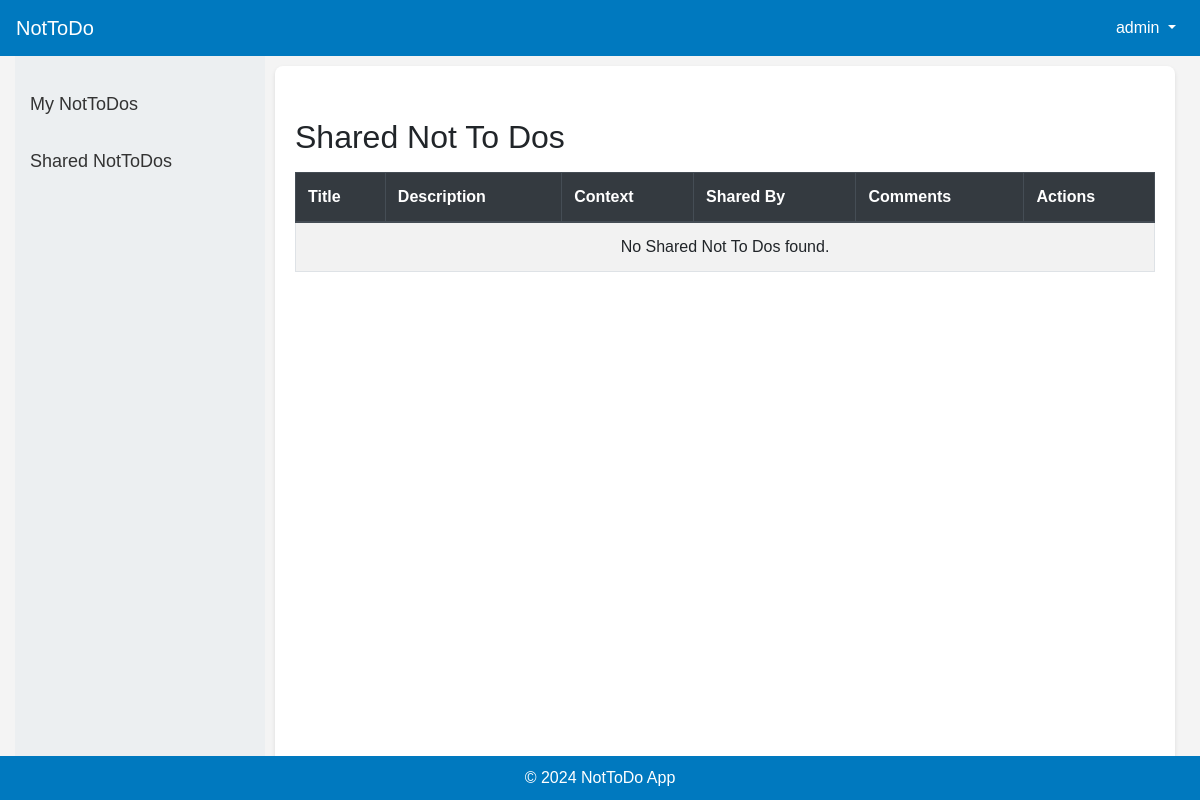
Before: /nottodos/shared/ (signed in) with the older database file.
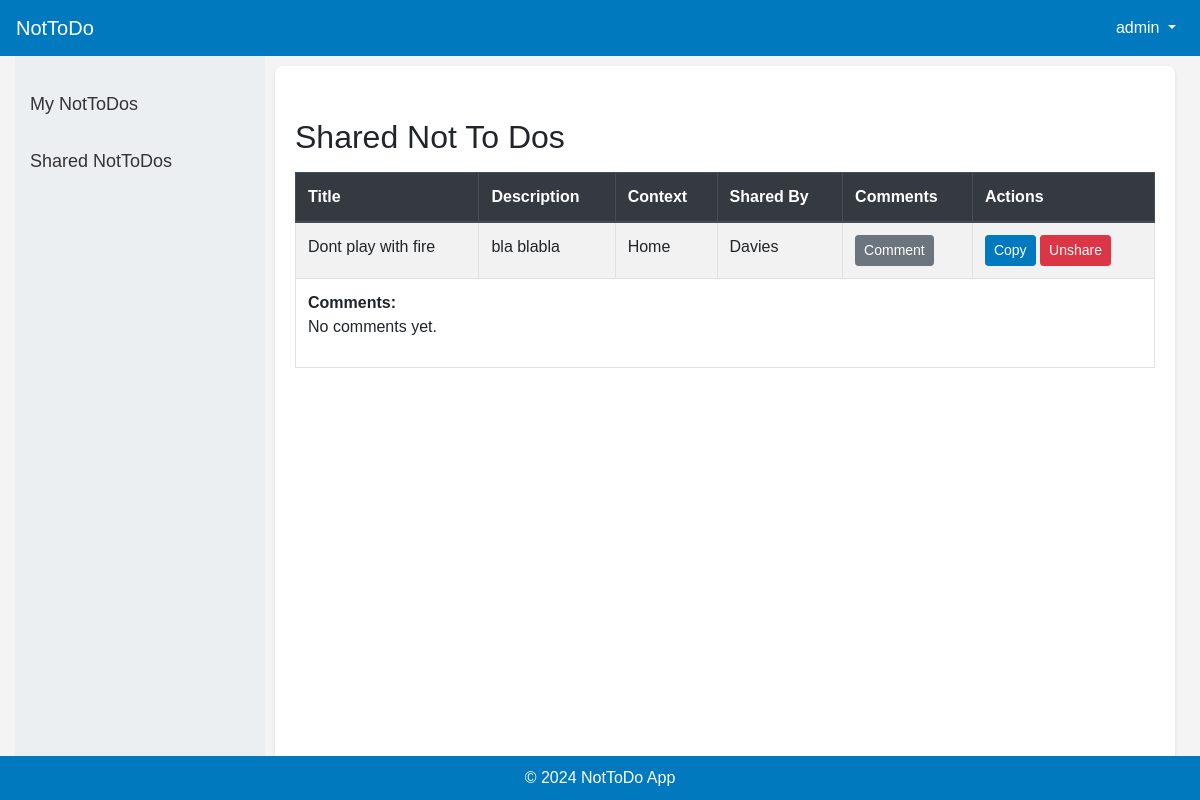
After: the same page with the newer database file.
### nottodo/models.py (models this page shows, shortened)
class SharedNotToDo(models.Model):
    nottodo = models.ForeignKey(NotToDo, on_delete=models.CASCADE, related_name='shared_nottodos')
    shared_with = models.ForeignKey(User, on_delete=models.CASCADE)
    created_at = models.DateTimeField(default=timezone.now)

class NotToDo(models.Model):
    user = models.ForeignKey(User, on_delete=models.CASCADE)
    title = models.CharField(max_length=255)
    description = models.TextField(blank=True, null=True)
    context = models.CharField(max_length=50, choices=[('Home', 'Home'), ('Work', 'Work'), ('Other', 'Other')])
    scheduled_start_time = models.DateTimeField(blank=True, null=True)
    scheduled_end_time = models.DateTimeField(blank=True, null=True)
    repeat = models.CharField(max_length=50, choices=[('None', 'None'), ('Daily', 'Daily'), ('Weekly', 'Weekly'), ('Monthly', 'Monthly')], default='None')
    created_at = models.DateTimeField(default=timezone.now)
    updated_at = models.DateTimeField(auto_now=True)

### nottodo/views.py (the view)
# urls.py: path('nottodos/shared/', views.list_shared_nottodos, name='list_shared_nottodos'),
@login_required
def list_shared_nottodos(request):
    shared_nottodos = SharedNotToDo.objects.filter(shared_with=request.user).prefetch_related('comments')
    return render(request, 'list_shared_nottodos.html', {'shared_nottodos': shared_nottodos})

### nottodo/templates/list_shared_nottodos.html (shortened to what this page needs)
{% extends 'base.html' %}
{% block content %}
<div class="row">
    <div class="col-md-12">
        <h2 class="mt-4">Shared Not To Dos</h2>
        <table class="table table-bordered table-striped table-hover mt-3">
            <thead class="thead-dark">
                <tr>
                    <th>Title</th>
                    <th>Description</th>
                    <th>Context</th>
                    <th>Shared By</th>
                    <th>Comments</th>
                    <th>Actions</th>
                </tr>
            </thead>
            <tbody>
                {% for shared_nottodo in shared_nottodos %}
                <tr>
                    <td>{{ shared_nottodo.nottodo.title }}</td>
                    <td>{{ shared_nottodo.nottodo.description }}</td>
                    <td>{{ shared_nottodo.nottodo.context }}</td>
                    <td>{{ shared_nottodo.nottodo.user.username }}</td>
                    <td>
                        <a href="{% url 'add_comment' shared_nottodo.pk %}" class="btn btn-secondary btn-sm">Comment</a>
                    </td>
                    <td>
                        <a href="{% url 'copy_nottodo' shared_nottodo.nottodo.pk %}" class="btn btn-primary btn-sm">Copy</a>
                        <a href="{% url 'unshare_nottodo' shared_nottodo.pk %}" class="btn btn-danger btn-sm">Unshare</a>
                    </td>
                </tr>
                <tr>
                    <td colspan="6">
                        <strong>Comments:</strong>
                        {% if shared_nottodo.comments.all %}
                            <ul>
                                {% for comment in shared_nottodo.comments.all %}
                                <li>{{ comment.user.username }}: {{ comment.text }} ({{ comment.created_at }})</li>
                                {% endfor %}
                            </ul>
                        {% else %}
                            <p>No comments yet.</p>
                        {% endif %}
                    </td>
                </tr>
                {% empty %}
                <tr>
                    <td colspan="6" class="text-center">No Shared Not To Dos found.</td>
                </tr>
                {% endfor %}
            </tbody>
        </table>
    </div>
</div>
{% endblock %}

Changed rows visible on the page:
added SharedNotToDo: nottodo "Dont play with fire", nottodo.description "bla blabla", nottodo.context "Home", nottodo.user.username "Davies", shows "No comments yet."
Other visible differences:
text no longer shown: "No Shared Not To Dos found."
